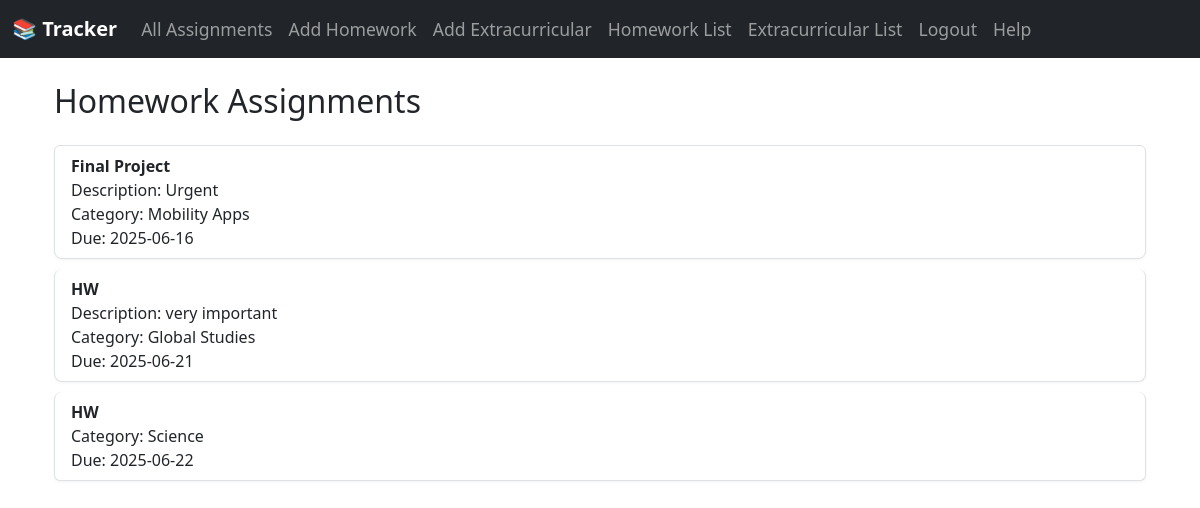
Screenshot of /homework (signed in) with the database file from the repository.
### app/models.py (models this page shows)
class Homework(db.Model):
    id = db.Column(db.Integer, primary_key=True)
    title = db.Column(db.String(100), nullable=False)
    category = db.Column(db.String(30), nullable=False)
    due_date = db.Column(db.Date, nullable=False)
    description = db.Column(db.Text)
    timestamp = db.Column(db.DateTime, default=datetime.utcnow)
    user_id = db.Column(db.Integer, db.ForeignKey('user.id'), nullable=False)

### app/routes/list_views_routes.py (the view)
@list_views.route('/homework')
@login_required  # Ensures only logged-in users can access this route
def homework_list():
    homework_items = Homework.query.filter_by(user_id=current_user.id).order_by(Homework.due_date).all()
    return render_template('homework_list.html', homework_items=homework_items)

### app/models.py (called while the page is built)
@login_manager.user_loader
def load_user(user_id):
    return User.query.get(int(user_id))

### app/templates/homework_list.html (shortened to what this page needs)
{% extends 'base.html' %}
{% block content %}
<div class="container mt-4">
    <h2 class="mb-4">Homework Assignments</h2>
    {% if homework_items %}
        <ul class="list-group">
            {% for hw in homework_items %}
                <li class="list-group-item d-flex justify-content-between align-items-center">
                    <div>
                        <strong>{{ hw.title }}</strong><br>
                        {% if hw.description %}
                            Description: {{ hw.description }}<br>
                        {% endif %}
                        Category: {{ hw.category }}<br>
                        Due: {{ hw.due_date.strftime('%Y-%m-%d') }}
                    </div>
                </li>
            {% endfor %}
        </ul>
    {% else %}
        <p>No homework assignments found.</p>
    {% endif %}
</div>
{% endblock %}

### app/static/style.css (style rules this page uses)
body { background-color: #f8f9fa; font-family: "Segoe UI", Tahoma, Geneva, Verdana, sans-serif; }
.list-group-item { background-color: #ffffff; border-color: #ddd; margin-bottom: 10px; border-radius: 0.5rem; box-shadow: 0 1px 3px rgba(0,0,0,0.05); }

### rows the page displays
Homework: title "Final Project", description "Urgent", category "Mobility Apps", due_date "2025-06-16"
Homework: title "HW", description "very important", category "Global Studies", due_date "2025-06-21"
Homework: title "HW", category "Science", due_date "2025-06-22"
